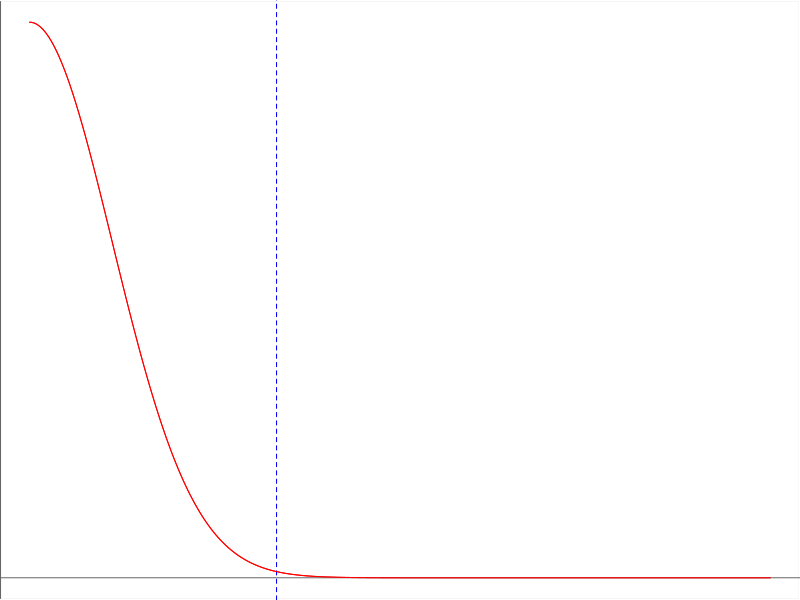

Generate this figure with R:
###########################################################
## Funciones de ventana #####################################

###########################################################
setwd('C:/Users/EQUIPO 1/Desktop/julio/Tesis_en_Git/Tesis/img_ventanas')

grabar = T

# funcion generadora k, definicion

# Bartlett
#k.base = function(u){
#  if(abs(u)>1){
#    return(0)
#  }
#  return(1)
#}

# Fejer
#k.base = function(u){
#  if(abs(u)>1){
#    return(0)
#  }
#  return(1-abs(u))
#}

# Daniell
#k.base = function(u){
#  if(abs(u)==0){
#    return(1)
#  }
#  return(sin(pi*u)/(pi*u))
#}

# Parzen 1
#k.base = function(u){
#  if(abs(u)>1){
#    return(0)
#  }
#  return(1-u*u)
#}

# Parzen 2
#k.base = function(u){
#  if(abs(u)>1){
#    return(0)
#  }
#  return(1/(1+abs(u)))
#}

# Parzen 3
#k.base = function(u){
#  #if(abs(u)>1){
#  #  return(0)
#  #}
#  return(1/(1+u*u))
#}

# Parzen 4
#k.base = function(u){
#  if(abs(u)>1){
#    return(0)
#  }
#  if(abs(u)<.5){
#    return(1-6*u*u+6*abs(u)*abs(u)*abs(u))
#  }
#  return((2*((1-abs(u))**3)))
#}

# Tukey
#a = .25
#k.base = function(u){
#  if(abs(u)>1){
#    return(0)
#  }
#  return(1-2*a+2*a*cos(pi*u))
#}

# Neave
#a = .3
#b = .6
#k.base = function(u){
#  if(abs(u)>1){
#    return(0)
#  }
#  if(abs(u)<a){
#    return(1)
#  }
#  if(abs(u)<b){
#    return( (1/(1-a))*(1 -u +((b-a)/pi)*sin(((b-u)/(b-a))*pi) ) )
#  }
#  return( (1/(1-a))*(1 -u -((1-b)/pi)*sin(((u-b)/(1-b))*pi) ) )
#}

# Cuadratica
#k.base = function(u){
#  if(u==0){
#    return(1)
#  }
#  return((25/(12*((pi*u)**2)))*((sin(pi*u*6/5))/(pi*u*6/5) - cos(pi*u*6/5)))
#}

# Bartlett-Priestley
#k.base = function(u){
#  if(u==0){
#    return(1)
#  }
#return((3/((pi*u)**2))*((sin(pi*u))/(pi*u) - cos(pi*u)))
#}

# Papoulis
#k.base = function(u){
#  if(u>1){
#    return(0)
#  }
#  if(u==0){
#    return(1)
#  }
#  return(((1-u)*cos(pi*u)+sin(pi*u)/(pi*u))*.5)
#}

# Cosenoidal
#k.base = function(u){
#  if(u>1){
#    return(0)
#  }
#  return(cos(pi*u/2))
#}

# Trapezoidal
#a = .5
#k.base = function(u){
#  if(u>1){
#    return(0)
#  }
#  if(abs(u)<a){
#    return(1)
#  }
#  return((u-1)/(a-1))
#}

# Normal
s = 1/3
k.base = function(u){
  #if(u>1){
  #  return(0)
  #}
  return(exp(-(u**2)/(2*(s**2))))
}

# funcion k, vectorizada
k = function(u){
  sapply(u,function(tt) k.base(tt) )
}

# funcion generadora k, truncada
k.t.base = function(u){
  if(abs(u)>1){
    return(0)
  }else{
    if(u==0){
      return(1)
    }
  }
  return((3/((pi*u)**2))*((sin(pi*u))/(pi*u) - cos(pi*u)))
}

# funcion k, vectorizada
k.t = function(u){
  sapply(u,function(tt) k.t.base(tt) )
}

q = 1.5

{
# grabar
if(grabar){
  pdf(paste0('ventana_.pdf'),width=1.5*q,height=.5*q)
}

# grafica de k
u = seq(0,3,by=1/500)
par(oma=c(0,0,0,0),mar=c(0,0,0,0))
#par(mgp=c(-2,-1,-.5))
plot(u,k(u),type='l',col='red',
     xaxt='n',
     yaxt='n',
     #bty='n',#xlab='u',ylab='k(u)',
     #main='Ventana de Bartlett-Priestley',sub='Dominio tiempo',
     main='',xlab='',ylab='',
     las = 1,
     bty='n'
     )
box(bty='o',col=gray(.4),lwd=2)
box(bty=']',col='white',lwd=2.2)
abline(h=0,col=gray(.4))
abline(v=1,col='blue',lty=2)
#lines(u,k.t(u),type='l',col='red')

#legend(x='topright',legend=c('Original','Truncada'),
#       fill=c('black','red'),bty='n')

lines(u,k(u),type='l',col='red')

if(grabar){
  dev.off()
}
}